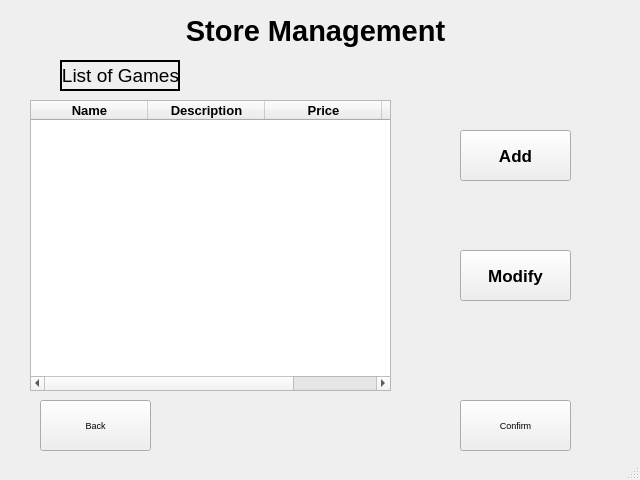
<?xml version="1.0" encoding="UTF-8"?>
<ui version="4.0">
 <class>MainWindow</class>
 <widget class="QMainWindow" name="MainWindow">
  <property name="geometry">
   <rect>
    <x>0</x>
    <y>0</y>
    <width>640</width>
    <height>480</height>
   </rect>
  </property>
  <property name="font">
   <font>
    <pointsize>7</pointsize>
   </font>
  </property>
  <property name="windowTitle">
   <string>MainWindow</string>
  </property>
  <widget class="QWidget" name="centralwidget">
   <widget class="QLabel" name="label">
    <property name="geometry">
     <rect>
      <x>170</x>
      <y>0</y>
      <width>291</width>
      <height>61</height>
     </rect>
    </property>
    <property name="font">
     <font>
      <pointsize>22</pointsize>
      <weight>75</weight>
      <bold>true</bold>
     </font>
    </property>
    <property name="layoutDirection">
     <enum>Qt::LeftToRight</enum>
    </property>
    <property name="text">
     <string>Store Management</string>
    </property>
    <property name="alignment">
     <set>Qt::AlignCenter</set>
    </property>
   </widget>
   <widget class="QPushButton" name="backBtn">
    <property name="geometry">
     <rect>
      <x>40</x>
      <y>400</y>
      <width>111</width>
      <height>51</height>
     </rect>
    </property>
    <property name="text">
     <string>Back</string>
    </property>
   </widget>
   <widget class="QFrame" name="frame">
    <property name="geometry">
     <rect>
      <x>60</x>
      <y>60</y>
      <width>120</width>
      <height>31</height>
     </rect>
    </property>
    <property name="frameShape">
     <enum>QFrame::WinPanel</enum>
    </property>
    <property name="frameShadow">
     <enum>QFrame::Plain</enum>
    </property>
    <property name="lineWidth">
     <number>1</number>
    </property>
    <property name="midLineWidth">
     <number>0</number>
    </property>
    <widget class="QLabel" name="label_2">
     <property name="geometry">
      <rect>
       <x>0</x>
       <y>0</y>
       <width>121</width>
       <height>31</height>
      </rect>
     </property>
     <property name="font">
      <font>
       <pointsize>14</pointsize>
      </font>
     </property>
     <property name="text">
      <string>List of Games</string>
     </property>
     <property name="textFormat">
      <enum>Qt::AutoText</enum>
     </property>
     <property name="alignment">
      <set>Qt::AlignCenter</set>
     </property>
     <property name="wordWrap">
      <bool>false</bool>
     </property>
    </widget>
   </widget>
   <widget class="QPushButton" name="ConfirmBtn">
    <property name="geometry">
     <rect>
      <x>460</x>
      <y>400</y>
      <width>111</width>
      <height>51</height>
     </rect>
    </property>
    <property name="text">
     <string>Confirm</string>
    </property>
   </widget>
   <widget class="QTableWidget" name="tableWidget">
    <property name="geometry">
     <rect>
      <x>30</x>
      <y>100</y>
      <width>361</width>
      <height>291</height>
     </rect>
    </property>
    <property name="minimumSize">
     <size>
      <width>361</width>
      <height>291</height>
     </size>
    </property>
    <property name="font">
     <font>
      <pointsize>10</pointsize>
      <weight>75</weight>
      <italic>false</italic>
      <bold>true</bold>
      <strikeout>false</strikeout>
      <kerning>true</kerning>
     </font>
    </property>
    <property name="mouseTracking">
     <bool>false</bool>
    </property>
    <property name="autoFillBackground">
     <bool>false</bool>
    </property>
    <property name="frameShadow">
     <enum>QFrame::Sunken</enum>
    </property>
    <property name="lineWidth">
     <number>7</number>
    </property>
    <property name="midLineWidth">
     <number>0</number>
    </property>
    <property name="showGrid">
     <bool>true</bool>
    </property>
    <property name="gridStyle">
     <enum>Qt::SolidLine</enum>
    </property>
    <property name="columnCount">
     <number>4</number>
    </property>
    <attribute name="horizontalHeaderCascadingSectionResizes">
     <bool>false</bool>
    </attribute>
    <attribute name="horizontalHeaderDefaultSectionSize">
     <number>117</number>
    </attribute>
    <attribute name="horizontalHeaderHighlightSections">
     <bool>true</bool>
    </attribute>
    <attribute name="horizontalHeaderMinimumSectionSize">
     <number>46</number>
    </attribute>
    <attribute name="horizontalHeaderShowSortIndicator" stdset="0">
     <bool>false</bool>
    </attribute>
    <attribute name="horizontalHeaderStretchLastSection">
     <bool>false</bool>
    </attribute>
    <attribute name="verticalHeaderShowSortIndicator" stdset="0">
     <bool>false</bool>
    </attribute>
    <column>
     <property name="text">
      <string>Name</string>
     </property>
    </column>
    <column>
     <property name="text">
      <string>Description</string>
     </property>
    </column>
    <column>
     <property name="text">
      <string>Price</string>
     </property>
    </column>
    <column>
     <property name="text">
      <string>Date</string>
     </property>
    </column>
   </widget>
   <widget class="QPushButton" name="addBtn">
    <property name="geometry">
     <rect>
      <x>460</x>
      <y>130</y>
      <width>111</width>
      <height>51</height>
     </rect>
    </property>
    <property name="font">
     <font>
      <pointsize>13</pointsize>
      <weight>75</weight>
      <bold>true</bold>
     </font>
    </property>
    <property name="text">
     <string>Add</string>
    </property>
   </widget>
   <widget class="QPushButton" name="modifyBtn">
    <property name="geometry">
     <rect>
      <x>460</x>
      <y>250</y>
      <width>111</width>
      <height>51</height>
     </rect>
    </property>
    <property name="font">
     <font>
      <pointsize>13</pointsize>
      <weight>75</weight>
      <bold>true</bold>
     </font>
    </property>
    <property name="text">
     <string>Modify</string>
    </property>
   </widget>
  </widget>
  <widget class="QStatusBar" name="statusbar"/>
 </widget>
 <resources/>
 <connections/>
</ui>
